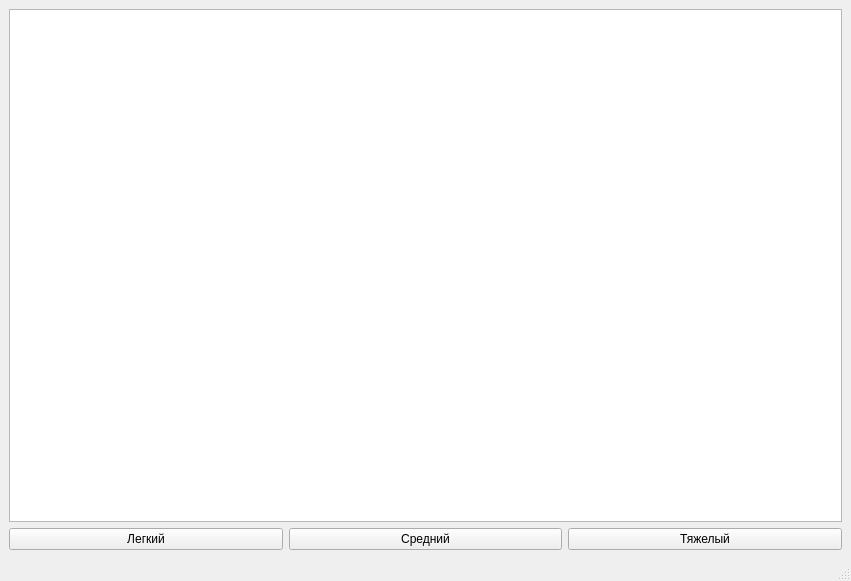
<?xml version="1.0" encoding="UTF-8"?>
<ui version="4.0">
 <class>Sudoku</class>
 <widget class="QMainWindow" name="Sudoku">
  <property name="geometry">
   <rect>
    <x>0</x>
    <y>0</y>
    <width>851</width>
    <height>581</height>
   </rect>
  </property>
  <property name="minimumSize">
   <size>
    <width>500</width>
    <height>500</height>
   </size>
  </property>
  <property name="windowTitle">
   <string>Sudoku</string>
  </property>
  <widget class="QWidget" name="centralwidget">
   <layout class="QGridLayout" name="gridLayout_10">
    <item row="0" column="1">
     <layout class="QVBoxLayout" name="verticalLayout">
      <item>
       <widget class="QTableWidget" name="tableWidget">
        <property name="enabled">
         <bool>true</bool>
        </property>
        <property name="rowCount">
         <number>0</number>
        </property>
        <property name="columnCount">
         <number>0</number>
        </property>
        <attribute name="horizontalHeaderVisible">
         <bool>false</bool>
        </attribute>
        <attribute name="horizontalHeaderHighlightSections">
         <bool>false</bool>
        </attribute>
        <attribute name="verticalHeaderVisible">
         <bool>false</bool>
        </attribute>
        <attribute name="verticalHeaderHighlightSections">
         <bool>false</bool>
        </attribute>
       </widget>
      </item>
      <item>
       <layout class="QGridLayout" name="gridLayout_2">
        <item row="1" column="2">
         <widget class="QPushButton" name="pb_set_field_hard">
          <property name="text">
           <string>Тяжелый</string>
          </property>
         </widget>
        </item>
        <item row="1" column="0">
         <widget class="QPushButton" name="pb_set_field_easy">
          <property name="text">
           <string>Легкий</string>
          </property>
         </widget>
        </item>
        <item row="1" column="1">
         <widget class="QPushButton" name="pb_set_field_medium">
          <property name="text">
           <string>Средний</string>
          </property>
         </widget>
        </item>
       </layout>
      </item>
     </layout>
    </item>
   </layout>
  </widget>
  <widget class="QMenuBar" name="menubar">
   <property name="geometry">
    <rect>
     <x>0</x>
     <y>0</y>
     <width>851</width>
     <height>23</height>
    </rect>
   </property>
  </widget>
  <widget class="QStatusBar" name="statusbar"/>
 </widget>
 <resources/>
 <connections/>
</ui>
